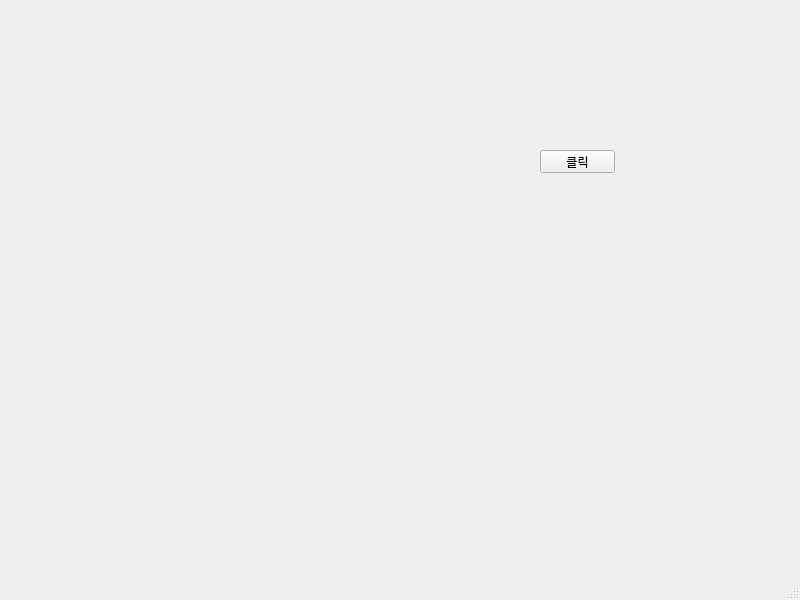
<?xml version="1.0" encoding="UTF-8"?>
<ui version="4.0">
 <class>MainWindow</class>
 <widget class="QMainWindow" name="MainWindow">
  <property name="geometry">
   <rect>
    <x>0</x>
    <y>0</y>
    <width>800</width>
    <height>600</height>
   </rect>
  </property>
  <property name="windowTitle">
   <string>MainWindow</string>
  </property>
  <widget class="QWidget" name="centralwidget">
   <widget class="QPushButton" name="pushButton">
    <property name="geometry">
     <rect>
      <x>540</x>
      <y>150</y>
      <width>75</width>
      <height>23</height>
     </rect>
    </property>
    <property name="text">
     <string>클릭</string>
    </property>
   </widget>
   <widget class="QLabel" name="label">
    <property name="geometry">
     <rect>
      <x>170</x>
      <y>160</y>
      <width>56</width>
      <height>12</height>
     </rect>
    </property>
    <property name="text">
     <string/>
    </property>
   </widget>
  </widget>
  <widget class="QMenuBar" name="menubar">
   <property name="geometry">
    <rect>
     <x>0</x>
     <y>0</y>
     <width>800</width>
     <height>21</height>
    </rect>
   </property>
  </widget>
  <widget class="QStatusBar" name="statusbar"/>
 </widget>
 <resources/>
 <connections/>
</ui>
